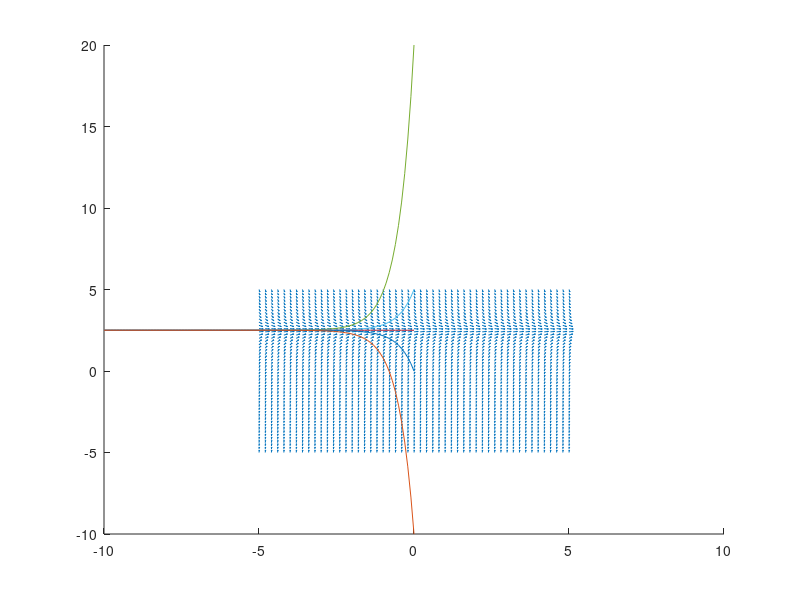

MATLAB code to generate this figure:
Xmin = -5
Xmax = 5
Ymin = -5
Ymax = 5
hold on
[Tdot, Ydot] = meshgrid(Xmin:0.2:Xmax, Ymin:0.2:Ymax)
yt = -2*Ydot + 5
LengthOfVector = sqrt(1 + yt.^2)
hasil = quiver(Tdot, Ydot, 1./LengthOfVector, yt./LengthOfVector, 0.5)

y0 = [20 5 5/2 0 -10]
t = -10:0.1:0
a = -2
b = -5
for k = 1:5
    y = b/a + (y0(k) - b/a)*exp(-2*-t)
    plot(t, y)
end
hold off